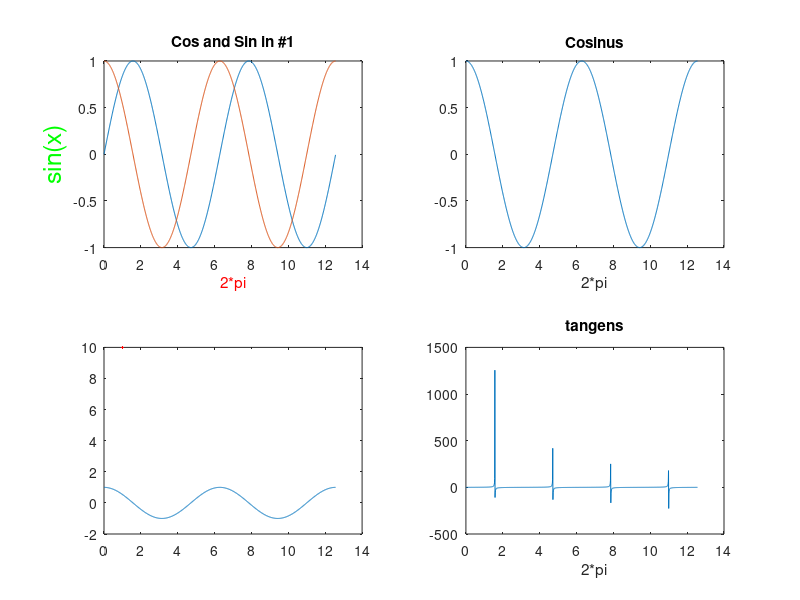

The MATLAB source for this figure:
% Subplot and title

x = [0:0.01:4*pi]
y1 = sin(x)
y2 = cos(x)

subplot(2,2,1)
plot(x,y1)

title('Cos and Sin in #1')
xlabel('2*pi','Color','r')
ylabel('sin(x)', 'Fontsize', 18, 'Color', 'g')
%xaxis([0:2*pi])

hold on
plot(x,y2)

subplot(2,2,2)
plot(x,y2)
title('Cosinus')
xlabel('2*pi')

subplot(2,2,3)
plot(x, y2)
line(1,10,'Color','r')

subplot(2,2,4)
plot(x,tan(x))
title('tangens')
xlabel('2*pi')